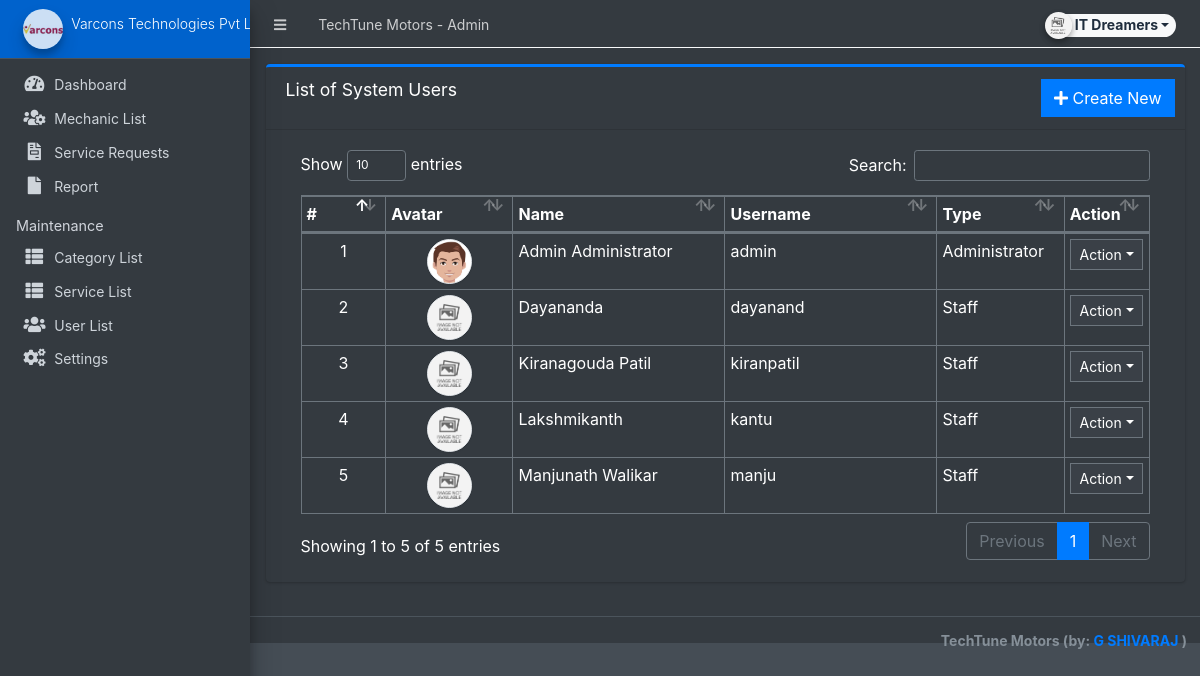
Page /admin/?page=user/list (signed in) on the committed database.
### tables this page shows
CREATE TABLE `users` (
  `id` int(50) NOT NULL,
  `firstname` varchar(250) NOT NULL,
  `lastname` varchar(250) NOT NULL,
  `username` text NOT NULL,
  `password` text NOT NULL,
  `avatar` text DEFAULT NULL,
  `last_login` datetime DEFAULT NULL,
  `type` tinyint(1) NOT NULL DEFAULT 0,
  `date_added` datetime NOT NULL DEFAULT current_timestamp(),
  `date_updated` datetime DEFAULT NULL ON UPDATE current_timestamp()
);

### classes/DBConnection.php (called while the page is built, shortened)
<?php
class DBConnection{
    private $host = DB_SERVER;
    private $username = DB_USERNAME;
    private $password = DB_PASSWORD;
    private $database = DB_NAME;
    public $conn;
    public function __construct(){
        if (!isset($this->conn)) {
            $this->conn = new mysqli($this->host, $this->username, $this->password, $this->database);
        }
    }
}
?>

### classes/SystemSettings.php (called while the page is built, shortened)
<?php
class SystemSettings extends DBConnection{
	function userdata($field = ''){
		if(!empty($field)){
			if(isset($_SESSION['userdata'][$field]))
				return $_SESSION['userdata'][$field];
			else
				return null;
		}else{
			return false;
		}
	}
}
$_settings = new SystemSettings();
?>

### config.php (called while the page is built, shortened)
<?php
require_once('classes/DBConnection.php');
require_once('classes/SystemSettings.php');
function validate_image($file){
	if(!empty($file)){
		if(is_file(base_app.$file)){
			return base_url.$file;
		}else{
			return base_url.'dist/img/no-image-available.png';
		}
	}else{
		return base_url.'dist/img/no-image-available.png';
	}
}
?>

### admin/user/list.php (the view, shortened to what this page needs)
<div class="card card-outline card-primary">
	<div class="card-header">
		<h3 class="card-title">List of System Users</h3>
		<div class="card-tools">
			<a href="?page=user/manage_user" class="btn btn-flat btn-primary"><span class="fas fa-plus"></span>  Create New</a>
		</div>
	</div>
	<div class="card-body">
		<div class="container-fluid">
        <div class="container-fluid">
			<table class="table table-bordered table-stripped">
				<colgroup>
					<col width="10%">
					<col width="15%">
					<col width="25%">
					<col width="25%">
					<col width="15%">
					<col width="10%">
				</colgroup>
				<thead>
					<tr>
						<th>#</th>
						<th>Avatar</th>
						<th>Name</th>
						<th>Username</th>
						<th>Type</th>
						<th>Action</th>
					</tr>
				</thead>
				<tbody>
					<?php
					$i = 1;
						$qry = $conn->query("SELECT *,concat(firstname,' ',lastname) as name from `users` where id != '1' and id != '{$_settings->userdata('id')}' and `type` != 3 order by concat(firstname,' ',lastname) asc ");
						while($row = $qry->fetch_assoc()):
					?>
						<tr>
							<td class="text-center"><?php echo $i++; ?></td>
							<td class="text-center"><img src="<?php echo validate_image($row['avatar']) ?>" class="img-avatar img-thumbnail p-0 border-2" alt="user_avatar"></td>
							<td><?php echo ucwords($row['name']) ?></td>
							<td ><p class="m-0 truncate-1"><?php echo $row['username'] ?></p></td>
							<td><?php echo ($row['type'] == 1) ? 'Administrator' : 'Staff' ?></td>
							<td align="center">
								 <button type="button" class="btn btn-flat btn-default btn-sm dropdown-toggle dropdown-icon" data-toggle="dropdown">
				                  		Action
				                  </button>
							</td>
						</tr>
					<?php endwhile; ?>
				</tbody>
			</table>
		</div>
		</div>
	</div>
</div>

### admin/user/list.php (style rules this page uses)
.img-avatar { width:45px; height:45px; object-fit:cover; object-position:center center; border-radius:100%; }

### rows in the picture
users: avatar (picture), name "Admin Administrator", username "admin", type "Administrator"
users: name "Dayananda", username "dayanand", type "Staff"
users: name "Kiranagouda Patil", username "kiranpatil", type "Staff"
users: name "Lakshmikanth", username "kantu", type "Staff"
users: name "Manjunath Walikar", username "manju", type "Staff"

### other values in the picture
$_settings->info('name') "TechTune Motors"
$_settings->userdata('firstname').' '.$_settings->userdata('lastname') "IT Dreamers"
$_settings->info('short_name') "Varcons Technologies Pvt…"
